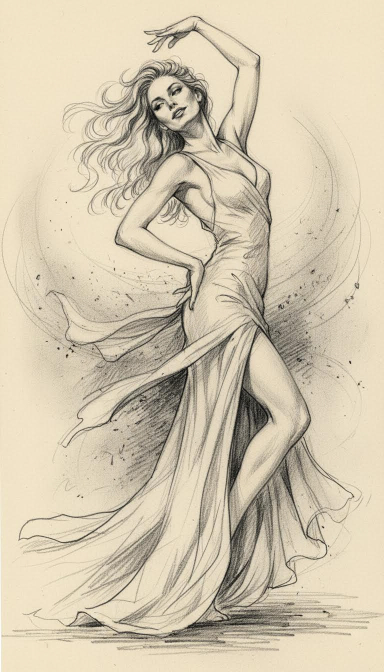
#> input picture Project/Agent/script/defaultImage.png, 768 x 1344 px, found by its file name (shown at 1/2 size); the run also reads 1 picture not shown here
$ python ai_sketch_image.py
#> lines starting #> are read from the running program, lines starting #| are printed output that depends on the picture; after the words box and inside, x2 and y2 are one past the last pixel; in counts of white or black regions, pixels touching at a corner belong together
import cv2
import numpy as np
import sys, os, threading, random, time
from playsound import playsound

# ==========================================
# 1. 用户调整区 (修改这里即可)
# ==========================================

# --- 画笔大小设置 ---
OUTLINE_BRUSH_SIZE = 3        # 轮廓画笔粗细 (建议 3-6)
FILL_BRUSH_SIZE    = 8        # 填充画笔基础粗细 (建议 6-12)

# --- 绘制速度设置 (数值越大越快) ---
OUTLINE_SPEED      = 3       # 轮廓绘制速度
FILL_SPEED         = 6       # 填充绘制速度

# --- 【新增】填充笔触长度设置 (控制线条长短) ---
# 脚本会自动根据区域大小选择长度，你可以在这里修改基准值
# 数值越大：线条越长，风格越狂野，填充速度越快
# 数值越小：线条越短，风格越细腻，也就是“排线”更密
STROKE_LEN_TINY    = 10       # 极小区域 (如眼睛反光) 的线条长度
STROKE_LEN_SMALL   = 30       # 小区域 (如手指) 的线条长度
STROKE_LEN_MED     = 60       # 中等区域 (如脸部) 的线条长度
STROKE_LEN_LARGE   = 90       # 大区域 (如背景、衣服) 的线条长度

# --- 视觉风格设置 ---
PENCIL_OPACITY_OUTLINE = 0.9
PENCIL_OPACITY_FILL    = 0.65
MAX_IMG_DIM            = 1000

# --- 资源路径 ---
HAND_ASSET_PATH = r"script\\hand_pencil.png"
AUDIO_FILE      = r"script\\draw_audio.mp3"
DEFAULT_IMG_PATH = r"script\\defaultImage.png"

# ==========================================
# 2. 内部配置 (一般无需修改)
# ==========================================
# 轮廓检测阈值
CANNY_LOW, CANNY_HIGH = 50, 150
MIN_OUTLINE_LEN = 30

# 区域分割参数 (控制填充时的分块大小)
TARGET_CHUNK_PIXELS_MIN = 800
TARGET_CHUNK_PIXELS_MAX = 10000

# 手部动画平滑度
HAND_SMOOTH_FACTOR = 0.4
HAND_SCALE = 0.5
ORIGINAL_PENCIL_TIP_OFFSET = (175, 602) # 手部素材笔尖相对于左上角的坐标

# ==========================================
# 3. 绘图核心函数
# ==========================================

def paint_pencil_stroke_enhanced(canvas, origin, p1, p2, thickness, opacity):
    """
    绘制单条笔触，带有噪点纹理，模拟铅笔效果
    """
    margin = thickness + 5
    x_min = min(p1[0], p2[0]) - margin
    x_max = max(p1[0], p2[0]) + margin
    y_min = min(p1[1], p2[1]) - margin
    y_max = max(p1[1], p2[1]) + margin

    h, w = canvas.shape[:2]
    x_min, x_max = int(max(0, x_min)), int(min(w, x_max))
    y_min, y_max = int(max(0, y_min)), int(min(h, y_max))

    if x_max <= x_min or y_max <= y_min: return

    # 创建局部遮罩
    roi_w, roi_h = x_max - x_min, y_max - y_min
    local_mask = np.zeros((roi_h, roi_w), dtype=np.uint8)
    local_p1 = (int(p1[0] - x_min), int(p1[1] - y_min))
    local_p2 = (int(p2[0] - x_min), int(p2[1] - y_min))

    if local_p1 == local_p2:
        local_p2 = (local_p1[0] + 1, local_p1[1])

    cv2.line(local_mask, local_p1, local_p2, 255, thickness=thickness, lineType=cv2.LINE_AA)

    # 获取ROI区域
    src_roi = origin[y_min:y_max, x_min:x_max]
    dst_roi = canvas[y_min:y_max, x_min:x_max]

    mask_indices = local_mask > 0
    if not np.any(mask_indices): return

    # 颜色混合与噪点
    bg = dst_roi[mask_indices].astype(float)
    fg = src_roi[mask_indices].astype(float)

    # 添加高斯噪点模拟纸张纹理
    noise = np.random.normal(0, 4, fg.shape).astype(float)
    fg = np.clip(fg + noise, 0, 255)

    # 随机化不透明度
    actual_opacity = opacity * np.random.uniform(0.85, 1.0)

    blended = bg * (1.0 - actual_opacity) + fg * actual_opacity
    blended = np.clip(blended, 0, 255).astype(np.uint8)
    dst_roi[mask_indices] = blended

def paint_pencil_stroke_progressive(canvas, origin, p1, p2, thickness, opacity, progress=1.0):
    """
    渐进式绘制，用于动画过程
    """
    if progress <= 0: return
    if progress < 1.0:
        actual_p2 = (
            int(p1[0] + (p2[0] - p1[0]) * progress),
            int(p1[1] + (p2[1] - p1[1]) * progress)
        )
    else:
        actual_p2 = p2
    paint_pencil_stroke_enhanced(canvas, origin, p1, actual_p2, thickness, opacity)

# ==========================================
# 4. 手部动画代理与工具
# ==========================================

class HandAgent:
    def __init__(self, start_pos):
        self.curr_x, self.curr_y = float(start_pos[0]), float(start_pos[1])

    def update(self, target_pos, factor=HAND_SMOOTH_FACTOR):
        tx, ty = target_pos
        self.curr_x += (tx - self.curr_x) * factor
        self.curr_y += (ty - self.curr_y) * factor
        return (int(self.curr_x), int(self.curr_y))

def load_hand(path, scale):
    if not os.path.exists(path): return None, None, (0, 0)
    rgba = cv2.imread(path, cv2.IMREAD_UNCHANGED)
    if rgba is None: return None, None, (0, 0)
    new_w, new_h = int(rgba.shape[1] * scale), int(rgba.shape[0] * scale)
    rgba = cv2.resize(rgba, (new_w, new_h))
    offset = (int(ORIGINAL_PENCIL_TIP_OFFSET[0] * scale), int(ORIGINAL_PENCIL_TIP_OFFSET[1] * scale))
    return rgba[:, :, :3], rgba[:, :, 3], offset

def overlay_hand(canvas, h_bgr, h_mask, pos, offset):
    if h_bgr is None: return canvas
    bh, bw = canvas.shape[:2]
    hh, hw = h_bgr.shape[:2]
    x, y = int(pos[0]), int(pos[1])
    ox, oy = offset

    # 1. 计算手部图片在画布上的“理论”左上角坐标 (允许为负数)
    start_x = x - ox
    start_y = y - oy

    # 2. 计算画布上的实际叠加区域 (ROI)
    # 左上角：取 0 和 理论起点的最大值 (防止负索引)
    x1 = max(0, start_x)
    y1 = max(0, start_y)

    # 右下角：取 画布边界 和 (理论起点 + 素材宽高) 的最小值
    # 修复点：原代码使用的是 clamped x1 + hw，导致当 start_x 为负数时，
    # 索取的区域超出了手部素材的实际像素范围
    x2 = min(bw, start_x + hw)
    y2 = min(bh, start_y + hh)

    # 3. 如果区域无效 (宽度或高度 <= 0)，直接返回
    if x2 <= x1 or y2 <= y1: return canvas

    # 4. 计算对应在手部素材图片上的裁剪区域
    # 偏移量 = 画布实际起始点 - 理论起始点
    h_x1 = x1 - start_x
    h_y1 = y1 - start_y
    h_x2 = h_x1 + (x2 - x1)
    h_y2 = h_y1 + (y2 - y1)

    # 5. 执行叠加
    res = canvas.copy()

    # 提取画布区域
    roi = res[y1:y2, x1:x2].astype(np.float32)

    # 提取手部区域
    hand = h_bgr[h_y1:h_y2, h_x1:h_x2].astype(np.float32)
    mask = (h_mask[h_y1:h_y2, h_x1:h_x2].astype(np.float32) / 255.0)
    mask = cv2.merge([mask, mask, mask])

    # 融合 (增加 try-except 以防万一，虽然逻辑已修复)
    try:
        blended = hand * mask + roi * (1 - mask)
        res[y1:y2, x1:x2] = blended.astype(np.uint8)
    except ValueError:
        # 如果极少数情况下仍出现尺寸 1 像素的误差，直接返回原图不报错
        return canvas

    return res

# ==========================================
# 5. 图像分析与路径生成算法
# ==========================================

def generate_outlines(origin_bgr):
    """生成轮廓路径"""
    gray = cv2.cvtColor(origin_bgr, cv2.COLOR_BGR2GRAY)
    blurred = cv2.GaussianBlur(gray, (3, 3), 0)
    edges = cv2.Canny(blurred, CANNY_LOW, CANNY_HIGH)
    dilated_edges = cv2.dilate(edges, cv2.getStructuringElement(cv2.MORPH_RECT, (2, 2)))

    cnts, _ = cv2.findContours(edges, cv2.RETR_TREE, cv2.CHAIN_APPROX_NONE)
    paths = []
    for c in cnts:
        if cv2.arcLength(c, True) < MIN_OUTLINE_LEN: continue
        epsilon = 0.002 * cv2.arcLength(c, True)
        approx = cv2.approxPolyDP(c, epsilon, True)
        paths.append(approx.reshape(-1, 2).astype(np.int32))

    # 按位置排序
    if paths:
        centers = [np.mean(p, axis=0) for p in paths]
        centers = np.array(centers)
        score = centers[:, 1] * 10 + centers[:, 0]
        order = np.argsort(score)
        paths = [paths[i] for i in order]

    return paths, dilated_edges

def get_all_regions(edges):
    """获取所有闭合区域"""
    inverted_edges = cv2.bitwise_not(edges)
    num_labels, labels = cv2.connectedComponents(inverted_edges, connectivity=8)
    regions = []
    for label_id in range(1, num_labels):
        mask = (labels == label_id).astype(np.uint8) * 255
        if cv2.countNonZero(mask) < 10: continue
        regions.append(mask)
    return regions

def subdivide_region_adaptive(mask):
    """使用 K-Means 将大区域分割成小块"""
    points = cv2.findNonZero(mask)
    if points is None: return []
    points = points.reshape(-1, 2).astype(np.float32)

    n_points = len(points)
    if n_points == 0: return []

    if n_points < 500: target_pixels = TARGET_CHUNK_PIXELS_MIN
    elif n_points < 2000: target_pixels = (TARGET_CHUNK_PIXELS_MIN + TARGET_CHUNK_PIXELS_MAX) // 2
    else: target_pixels = TARGET_CHUNK_PIXELS_MAX

    if n_points <= target_pixels:
        return [points.astype(np.int32)]

    K = int(max(2, n_points / target_pixels))
    criteria = (cv2.TERM_CRITERIA_EPS + cv2.TERM_CRITERIA_MAX_ITER, 10, 1.0)
    ret, label, center = cv2.kmeans(points, K, None, criteria, 3, cv2.KMEANS_PP_CENTERS)

    chunks = [[] for _ in range(K)]
    label = label.flatten()
    points_int = points.astype(np.int32)
    for i in range(K):
        chunks[i] = points_int[label == i]

    return chunks

def sort_items_tl_br(items, is_chunk=False):
    """从左上到右下排序"""
    if not items: return []
    centers = []
    for item in items:
        if is_chunk:
            if len(item) > 0: centers.append(np.mean(item, axis=0))
            else: centers.append([0, 0])
        else:
            M = cv2.moments(item)
            if M["m00"] != 0:
                cX = int(M["m10"] / M["m00"])
                cY = int(M["m01"] / M["m00"])
                centers.append([cX, cY])
            else:
                x, y, w, h = cv2.boundingRect(item)
                centers.append([x + w/2, y + h/2])
    centers = np.array(centers)
    if len(centers) == 0: return items
    scores = centers[:, 1] * 5000 + centers[:, 0]
    indices = np.argsort(scores)
    return [items[i] for i in indices]

def generate_human_like_strokes(chunk_points):
    """生成双向交叉的填充笔触 (已关联全局长度变量)"""
    if len(chunk_points) == 0: return [], [], []

    area = len(chunk_points)
    x_min, y_min = chunk_points.min(axis=0)
    x_max, y_max = chunk_points.max(axis=0)
    width = x_max - x_min
    height = y_max - y_min

    # === 这里关联了全局变量 ===
    if area < 200:
        stroke_len_base = STROKE_LEN_TINY
        density = 2
    elif area < 1000:
        stroke_len_base = STROKE_LEN_SMALL
        density = 4
    elif area < 5000:
        stroke_len_base = STROKE_LEN_MED
        density = 8
    else:
        stroke_len_base = STROKE_LEN_LARGE
        density = 15
    # ========================

    # 确定交叉填充的角度
    if width > height * 1.5:
        angle_1, angle_2 = 0, 90
    elif height > width * 1.5:
        angle_1, angle_2 = 90, 0
    else:
        angle_1, angle_2 = 45, 135

    # 筛选点
    sort_keys = chunk_points[:, 1] * 100 + chunk_points[:, 0]
    sorted_points = chunk_points[np.argsort(sort_keys)]

    actual_density = int(density * 1.2)
    if actual_density < 1: actual_density = 1

    selected_points = sorted_points[::actual_density]
    count = len(selected_points)

    # 限制单层最大笔触数
    max_strokes_per_layer = 40
    if count > max_strokes_per_layer:
        indices = np.linspace(0, count-1, max_strokes_per_layer, dtype=int)
        selected_points = selected_points[indices]
        count = len(selected_points)

    paths = []
    thicknesses = []
    opacities = []
    jitter_rad = np.radians(25)

    layers = [angle_1, angle_2]

    for layer_idx, base_angle_deg in enumerate(layers):
        base_rad = np.radians(base_angle_deg)
        prev_angle = base_rad

        for i in range(count):
            point = selected_points[i]

            center_x, center_y = point[0], point[1]
            if layer_idx == 1:
                center_x += np.random.uniform(-3, 3)
                center_y += np.random.uniform(-3, 3)

            if i > 0 and np.random.random() < 0.7:
                angle = prev_angle + np.random.uniform(-jitter_rad/3, jitter_rad/3)
            else:
                angle = np.random.uniform(base_rad - jitter_rad, base_rad + jitter_rad)
            prev_angle = angle

            # 使用全局配置的基础长度，并加入随机变化
            # 大区域稍微增加一点长度波动
            len_mult = 1.0 if area <= 5000 else 1.2
            length = np.random.uniform(stroke_len_base * 0.6 * len_mult, stroke_len_base * 1.2 * len_mult)

            dx = length * np.cos(angle) / 2
            dy = length * np.sin(angle) / 2

            p1 = (int(center_x - dx), int(center_y - dy))
            p2 = (int(center_x + dx), int(center_y + dy))

            paths.append(np.array([p1, p2], dtype=np.int32))

            t_base = FILL_BRUSH_SIZE
            t_var = np.random.choice([t_base-1, t_base, t_base, t_base+1])
            thicknesses.append(max(1, t_var))

            opacities.append(np.random.uniform(0.6, 0.85))

    return paths, thicknesses, opacities


def generate_sequence(origin_bgr):
    """生成绘制序列"""
    seq = []

    print("1. 轮廓提取...")
    outlines, dilated_edges = generate_outlines(origin_bgr)
    if outlines:
        seq.append({
            "type": "outline",
            "paths": outlines,
            "thickness": OUTLINE_BRUSH_SIZE, # 使用全局配置
            "opacity": PENCIL_OPACITY_OUTLINE
        })

    print("2. 区域分割与排序...")
    all_regions = get_all_regions(dilated_edges)
    sorted_regions = sort_items_tl_br(all_regions, is_chunk=False)
    print(f"   共 {len(sorted_regions)} 个区域。")

    print("3. 生成笔触...")
    for i, mask in enumerate(sorted_regions):
        chunks = subdivide_region_adaptive(mask)
        sorted_chunks = sort_items_tl_br(chunks, is_chunk=True)

        if sorted_chunks:
            seq.append({"type": "fill_region_start", "region_id": i})
            for chunk_points in sorted_chunks:
                chunk_paths, thicknesses, opacities = generate_human_like_strokes(chunk_points)
                if chunk_paths:
                    seq.append({
                        "type": "fill_chunk",
                        "paths": chunk_paths,
                        "thicknesses": thicknesses,
                        "opacities": opacities,
                        "thickness": FILL_BRUSH_SIZE, # 备用值
                        "opacity": PENCIL_OPACITY_FILL
                    })

    return seq

# [30 lines left out: function generate_repair_paths, not called in this run]

# ==========================================
# 6. 主程序入口
# ==========================================
def main():
    img_path = sys.argv[1] if len(sys.argv) > 1 else DEFAULT_IMG_PATH
    if not os.path.exists(img_path):
        print(f"找不到图片: {img_path}")
        return

    origin = cv2.imread(img_path)
#> origin is the input picture: shape (1344, 768, 3); mean B, G, R 175.8, 199.4, 211.2
    h, w = origin.shape[:2]

    # 缩放过大的图片
    scale_ratio = 1.0
    if max(h, w) > MAX_IMG_DIM:
        scale_ratio = MAX_IMG_DIM / max(h, w)
        origin = cv2.resize(origin, (0, 0), fx=scale_ratio, fy=scale_ratio)
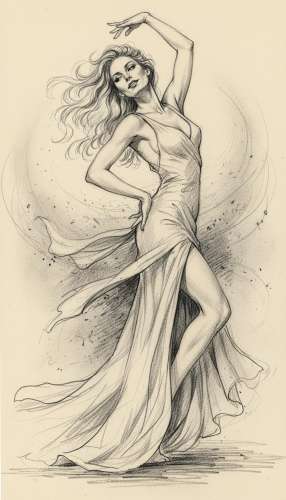
#> origin: shape (1000, 571, 3) (shown at 1/2 size); mean B, G, R 175.7, 199.3, 211.1
    h, w = origin.shape[:2]

    # 初始化画布（白纸+噪点）
    canvas = np.ones((h, w, 3), dtype=np.uint8) * 255
    noise = np.random.randint(-5, 5, (h, w, 3), dtype=np.int16)
    canvas = np.clip(canvas.astype(np.int16) + noise, 0, 255).astype(np.uint8)

    # 准备数据
    seq = generate_sequence(origin)
#> in generate_outlines, `gray = cv2.cvtColor(origin_bgr, cv2.COLOR_BGR2GRAY)`:
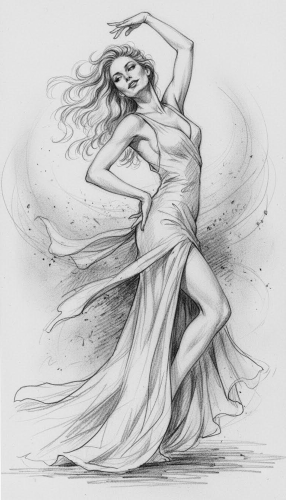
#> gray: shape (1000, 571) (shown at 1/2 size); min 3, max 254, mean 200.1
#> in generate_outlines, `edges = cv2.Canny(blurred, CANNY_LOW, CANNY_HIGH)`:
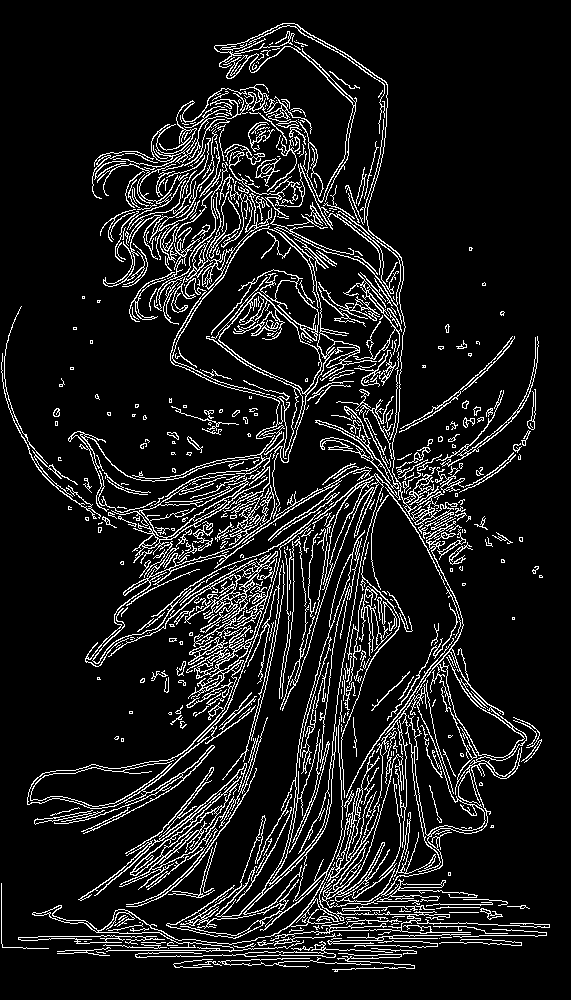
#> edges: shape (1000, 571); 10.7% white in thin lines or dots
#> in generate_outlines, `dilated_edges = cv2.dilate(edges, cv2.getStructuringElement(cv2.MORPH_..`:
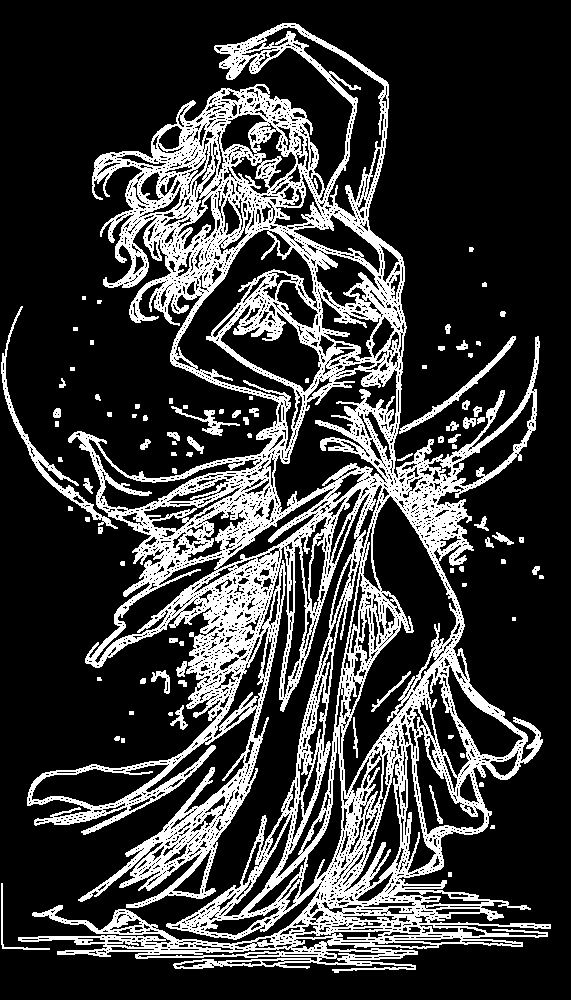
#> dilated_edges: shape (1000, 571); 23.1% white; 89 white regions (12 under 20 px)
#> in generate_outlines, `cnts, _ = cv2.findContours(edges, cv2.RETR_TREE, cv2.CHAIN_APPROX_NONE)`: cnts = 1060 contours, 801 with area under 20; largest, box (x1, y1, x2, y2) and area: (322, 487, 527, 908) 8876, (211, 211, 402, 463) 6140, (218, 292, 322, 394) 4959, (403, 697, 486, 836) 3934, (438, 651, 525, 758) 2854
#> the loop in generate_outlines, `for c in cnts:` made 1060 passes
#> epsilon on passes 1 to 3: 0.165, 0.331, 1.18
#> after the loop in generate_outlines, `for c in cnts:`: paths = 436 items
#> in generate_outlines, `centers = [np.mean(p, axis=0) for p in paths]`: centers = 436 pairs, first value 13.65 to 535.1, second value 43.82 to 963.5
#> in generate_outlines, `score = centers[:, 1] * 10 + centers[:, 0]`: score = 436 values, max 9958 at index 3, min 700.3 at index 430, mean 5451.4
#> in generate_outlines, `order = np.argsort(score)`: order = 436 values, max 435 at index 207, min 0 at index 429, mean 217.5
#> in generate_sequence, `outlines, dilated_edges = generate_outlines(origin_bgr)`: outlines = 436 items
#> in get_all_regions, `num_labels, labels = cv2.connectedComponents(inverted_edges, connectiv..`:
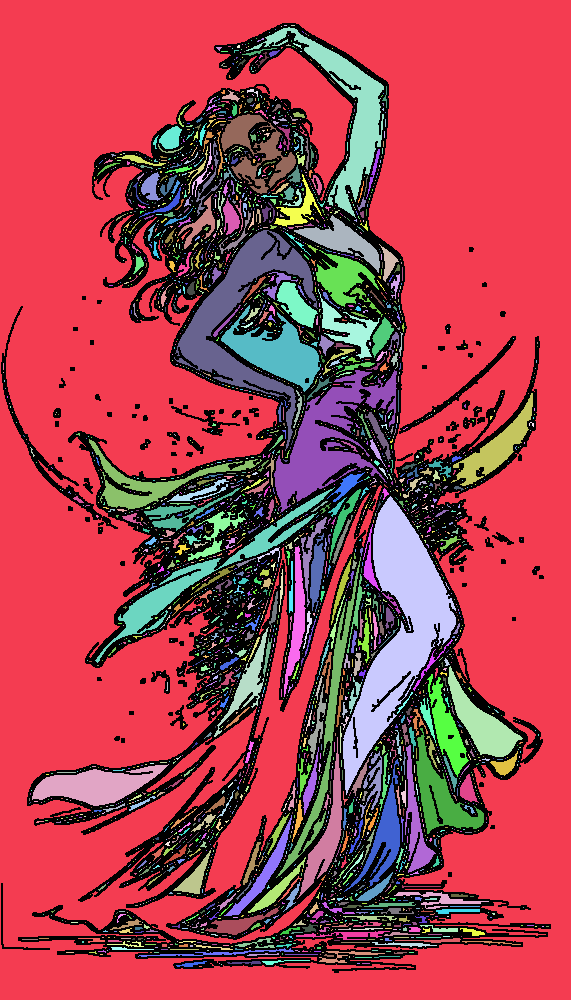
#> labels: shape (1000, 571) int32; 3530 distinct labels, from 0 to 3529; one colour per label, 0 black
#> in get_all_regions, `num_labels, labels = cv2.connectedComponents(inverted_edges, connectiv..`: num_labels = 3530
#> the loop in get_all_regions, `for label_id in range(1, num_labels):` made 3529 passes
#> pass 1, in get_all_regions, `mask = (labels == label_id).astype(np.uint8) * 255`:
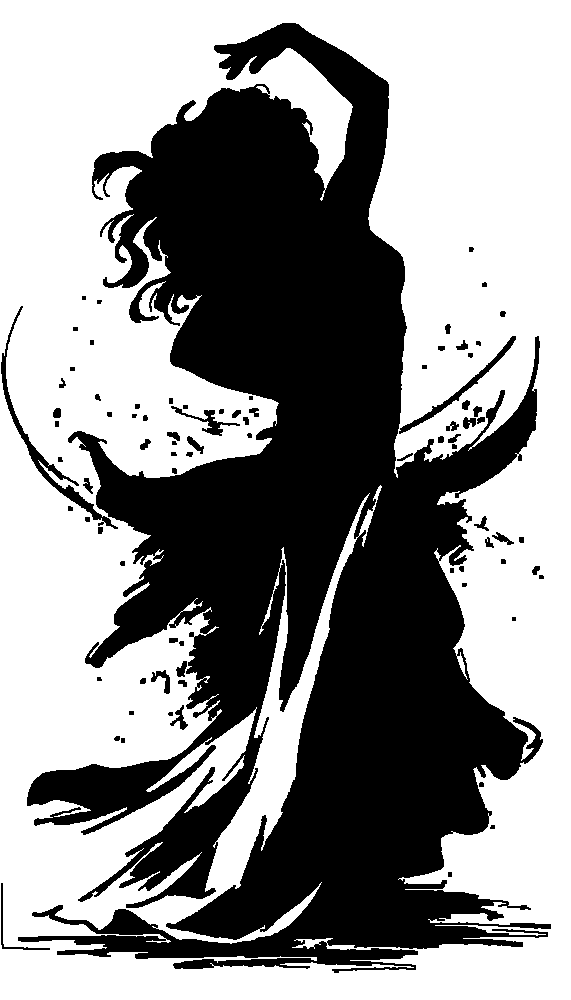
#> mask: shape (1000, 571); 57.2% white; 83 black regions (11 under 20 px), largest, box (x1, y1, x2, y2) and area: (18, 23, 551, 973) 238327, (1, 306, 118, 529) 1632, (399, 336, 516, 434) 829
#> after the loop in get_all_regions, `for label_id in range(1, num_labels):`: regions = 693 items
#> (the rest of the program and of its run is left out)
